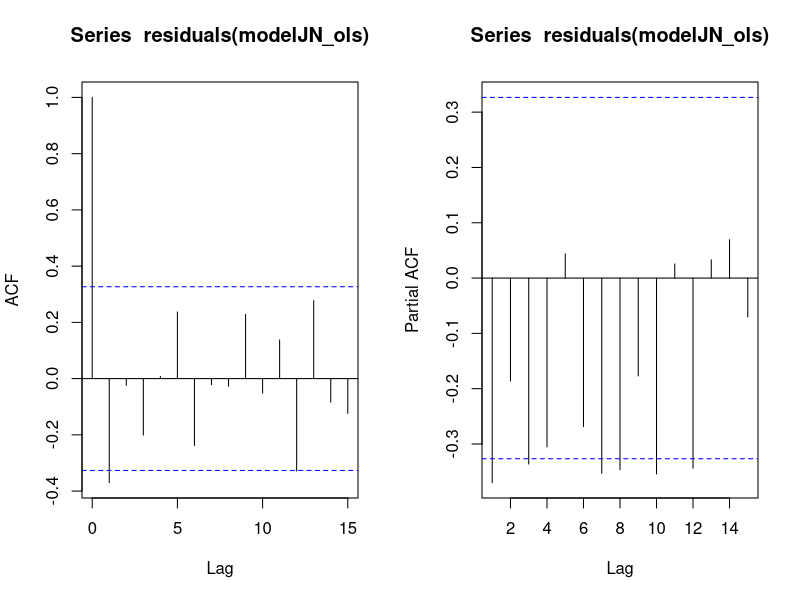
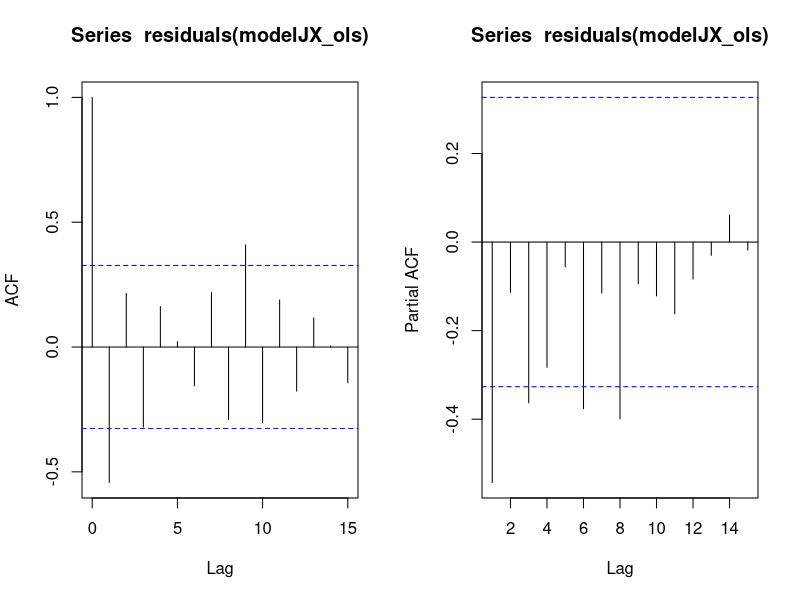
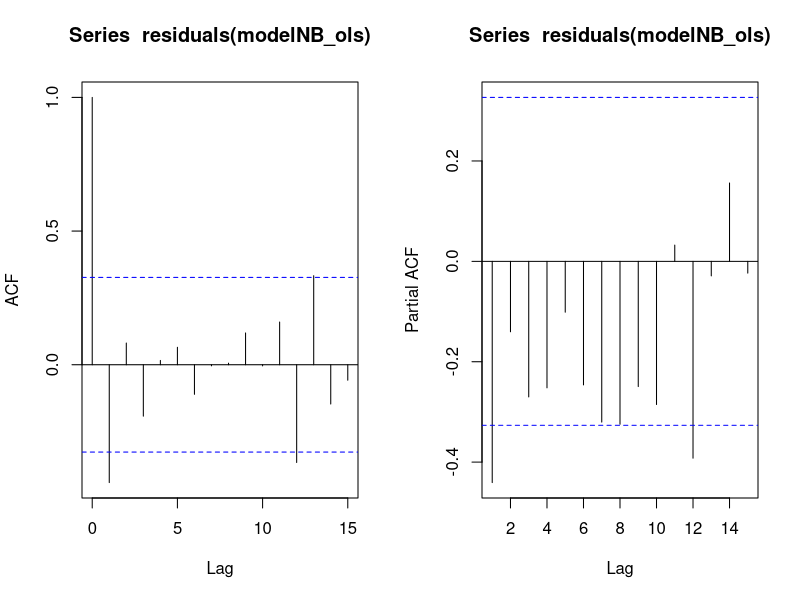
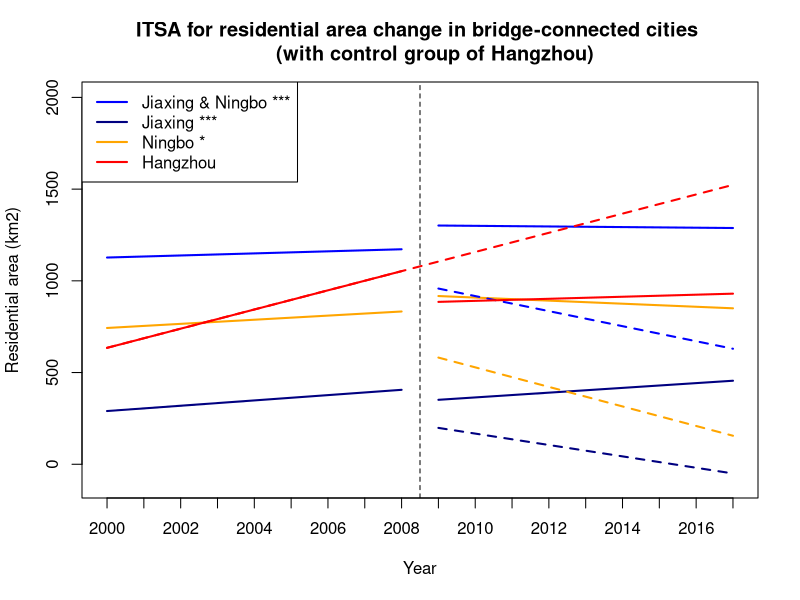

These figures' R source, in order:
#########################################################################
# Interrupted Time-series Analysis on Residential land in Bridge-connected Cities
# Yuting Zou
# March 2020
#########################################################################

########################## Part1: Set the script environment and workspace ##############################
# Load library what is needed later
install.packages("car")
library(car)
library(nlme)

#Set the workspace for the data file
setwd('D:/college/Thesis/R code/data/InterruptedTime-seriesAnalysis/ITSA_LULC')

#################################### Part2: Load data from the file #####################################
# Load data from data file
dataJNHZ <- read.csv('REJNHZ.csv',header = T)
dataJXHZ <- read.csv('REJXHZ.csv',header = T)
dataNBHZ <- read.csv('RENBHZ.csv',header = T)

#################################### Part3: Preliminary Analysis (check autocorrelation)######################################
#############################Jiaxing and Ningbo
# Standard OLS regression model
modelJN_ols <- lm(RE ~ time + NBJX + NBJXtime + level + trend + NBJXlevel + NBJXtrend, data = dataJNHZ)
# ACF plots
par(mfrow = c(1,2),ask = F)
acf(residuals(modelJN_ols))
acf(residuals(modelJN_ols),type = 'partial')

#############################Jiaxing
# Standard OLS regression model for Jiaxing 
modelJX_ols <- lm(RE ~ time + Jiaxing + Jiaxingtime + level + trend + Jiaxinglevel + Jiaxingtrend, data = dataJXHZ)
# ACF plots
par(mfrow = c(1,2),ask = F)
acf(residuals(modelJX_ols))
acf(residuals(modelJX_ols),type = 'partial')

#############################Ningbo
modelNB_ols <- lm(RE ~ time + Ningbo + Ningbotime + level + trend + Ningbolevel + Ningbotrend, data = dataNBHZ)
# ACF plots
par(mfrow = c(1,2),ask = F)
acf(residuals(modelNB_ols))
acf(residuals(modelNB_ols),type = 'partial')
############################# Part4: Fit the GLS regression model #################################
#############################Jiaxing and Ningbo
JNmodel_p6q3 = gls(RE ~ time + NBJX + NBJXtime + level + trend + NBJXlevel + NBJXtrend,  
                 data = dataJNHZ, correlation=corARMA(p=6,q=3,form=~time|NBJX), method = 'ML')
summary(JNmodel_p6q3)
confint(JNmodel_p6q3)

#############################Jiaxing 
JXmodel_p8 = gls(RE ~ time + Jiaxing + Jiaxingtime + level + trend + Jiaxinglevel + Jiaxingtrend, 
                 data = dataJXHZ, correlation=corARMA(p=8,form=~time|Jiaxing), method = 'ML')
summary(JXmodel_p8)
confint(JXmodel_p8)
#############################Ningbo
# Fit the GLS regression model
NBmodel_p1q1 = gls(RE ~ time + Ningbo + Ningbotime + level + trend + Ningbolevel + Ningbotrend, 
                 data = dataNBHZ, correlation=corARMA(p=1,q=1, form=~time|Ningbo),method = 'ML')
summary(NBmodel_p1q1)
confint(NBmodel_p1q1)
####################################### Part5: Diagnostic tests #########################################
# Likelihood-ratio tests to check whether the parameters of the AR process for the errors are necessary and sufficient
#model_p10q1 <- update(model_q1p1,correlation=corARMA(q=5,p=4,form=~time|NBJX))
#anova(model_q1p1,model_p10q1)
#AIC(model_q1p1)
#AIC(model_p10q1)
####################################### Part6: Plot results ############################################
# First plot the raw data points for the Ningbo
par(mfrow=c(1,1))
plot(dataJNHZ$time[1:18],dataJNHZ$RE[1:18],
     ylim=c(-100,2000),
     ylab="Residential area (km2)",
     xlab="Year",
     pch=20,
     col="white",
     xaxt="n",
     main = "ITSA for residential area change in bridge-connected cities 
     (with control group of Hangzhou)")

# Add x-axis year labels
axis(1, at=1:18, labels=dataJNHZ$year[1:18])
# Label the policy change
abline(v=9.5,lty=2)

# # Add in the points for control and other intervention groups
# points(dataJNHZ$time[19:36],dataJNHZ$RE[19:36],
#        col="pink",
#        pch=20)
# points(dataJXHZ$time[1:18],dataJXHZ$RE[1:18],
#        col="navy",
#        pch=20)
# points(dataNBHZ$time[1:18],dataNBHZ$RE[1:18],
#        col="orange",
#        pch=20)

# Plot the first line segment for the intervention groups
lines(dataJNHZ$time[1:9], fitted(JNmodel_p6q3)[1:9], col="blue",lwd=2)
lines(dataJXHZ$time[1:9], fitted(JXmodel_p8)[1:9], col="navy",lwd=2)
lines(dataNBHZ$time[1:9], fitted(NBmodel_p1q1)[1:9], col="orange",lwd=2)

# Add the second line segment for the intervention groupS
lines(dataJNHZ$time[10:18], fitted(JNmodel_p6q3)[10:18], col="blue",lwd=2)
lines(dataJXHZ$time[10:18], fitted(JXmodel_p8)[10:18], col="navy",lwd=2)
lines(dataNBHZ$time[10:18], fitted(NBmodel_p1q1)[10:18], col="orange",lwd=2)

# Add the counterfactual for the intervention groups
segments(10, JNmodel_p6q3$coef[1] + JNmodel_p6q3$coef[2]*10 + JNmodel_p6q3$coef[3]+JNmodel_p6q3$coef[4]*10 + 
           JNmodel_p6q3$coef[5] + JNmodel_p6q3$coef[6],
         18, JNmodel_p6q3$coef[1] + JNmodel_p6q3$coef[2]*18 + JNmodel_p6q3$coef[3]+JNmodel_p6q3$coef[4]*18 + 
           JNmodel_p6q3$coef[5] + JNmodel_p6q3$coef[6]*9,
         lty=2,col='blue',lwd=2)
segments(10, JXmodel_p8$coef[1] + JXmodel_p8$coef[2]*10 + JXmodel_p8$coef[3]+JXmodel_p8$coef[4]*10 + 
           JXmodel_p8$coef[5] + JXmodel_p8$coef[6],
         18, JXmodel_p8$coef[1] + JXmodel_p8$coef[2]*18 + JXmodel_p8$coef[3]+JXmodel_p8$coef[4]*18 + 
           JXmodel_p8$coef[5] + JXmodel_p8$coef[6]*9,
         lty=2,col='navy',lwd=2)
segments(10, NBmodel_p1q1$coef[1] + NBmodel_p1q1$coef[2]*10 + NBmodel_p1q1$coef[3]+NBmodel_p1q1$coef[4]*10 + 
           NBmodel_p1q1$coef[5] + NBmodel_p1q1$coef[6],
         18, NBmodel_p1q1$coef[1] + NBmodel_p1q1$coef[2]*18 + NBmodel_p1q1$coef[3]+NBmodel_p1q1$coef[4]*18 + 
           NBmodel_p1q1$coef[5] + NBmodel_p1q1$coef[6]*9,
         lty=2,col='orange',lwd=2)

# Plot the first line segment for the control group
lines(dataJNHZ$time[19:27], fitted(JNmodel_p6q3)[19:27], col="red",lwd=2)

# Add the second line segment for the control
lines(dataJNHZ$time[28:36], fitted(JNmodel_p6q3)[28:36], col="red",lwd=2)

# Add the counterfactual for the control group
segments(1, JNmodel_p6q3$coef[1]+JNmodel_p6q3$coef[2],
         18,JNmodel_p6q3$coef[1]+JNmodel_p6q3$coef[2]*18,
         lty=2,col='red',lwd=2)

# Add in a legend
legend("topleft", legend=c("Jiaxing & Ningbo ***","Jiaxing ***","Ningbo *","Hangzhou"), col=c("blue","navy","orange","red"),lwd=2)
